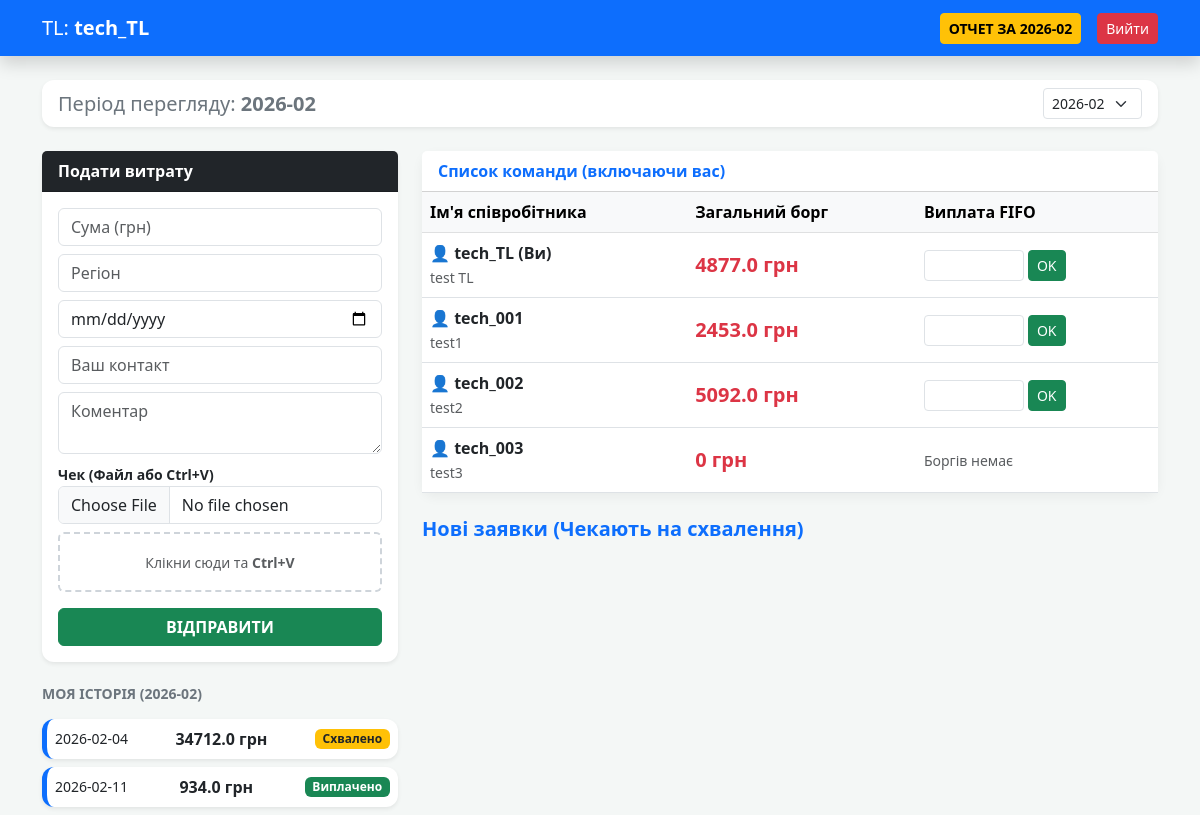
Page /dashboard (signed in) on the committed database.
### app.py (models this page shows, shortened)
class User(db.Model):
    id = db.Column(db.Integer, primary_key=True)
    username = db.Column(db.String(50), unique=True, nullable=False)
    password_hash = db.Column(db.String(128))
    role = db.Column(db.String(20))  # 'admin', 'teamlead', 'l1'
    card_number = db.Column(db.String(20))
    leader_id = db.Column(db.Integer, db.ForeignKey('user.id'))
    must_change_password = db.Column(db.Boolean, default=True)
    expenses = db.relationship('Expense', backref='owner', lazy=True)
    leader = db.relationship('User', remote_side=[id], backref='subordinates')

class Expense(db.Model):
    id = db.Column(db.Integer, primary_key=True)
    amount = db.Column(db.Float, nullable=False)
    remaining = db.Column(db.Float, nullable=False)
    region = db.Column(db.String(100))
    date = db.Column(db.String(20))  # YYYY-MM-DD
    month_year = db.Column(db.String(7))  # YYYY-MM
    comment = db.Column(db.Text)
    manager_contact = db.Column(db.String(100))
    receipt_img = db.Column(db.String(200))
    status = db.Column(db.String(20), default='Очікує')
    user_id = db.Column(db.Integer, db.ForeignKey('user.id'))

### app.py (the view)
@app.route('/dashboard')
def dashboard():
    if 'user_id' not in session: return redirect(url_for('login'))
    user = User.query.get(session['user_id'])
    now_month = datetime.now().strftime('%Y-%m')
    selected_month = request.args.get('month', now_month)
    all_months_raw = db.session.query(Expense.month_year).distinct().all()
    available_months = sorted([m[0] for m in all_months_raw if m[0]], reverse=True)
    if now_month not in available_months:
        available_months.insert(0, now_month)
    if user.role == 'admin':
        all_users = User.query.filter(User.role != 'admin').order_by(User.role.desc()).all()
        teamleads = User.query.filter_by(role='teamlead').all()
        return render_template('admin.html', users=all_users, teamleads=teamleads)
    if user.role == 'teamlead':
        subs = User.query.filter((User.leader_id == user.id) | (User.id == user.id)).all()
        pending = Expense.query.join(User).filter(
            ((User.leader_id == user.id) | (User.id == user.id)),
            Expense.status == 'Очікує'
        ).all()
        my_history = Expense.query.filter_by(user_id=user.id, month_year=selected_month).order_by(
            Expense.id.desc()).all()
        return render_template('teamlead.html',
                               subs=subs,
                               pending=pending,
                               my_expenses=my_history,
                               user=user,
                               months=available_months,
                               selected_month=selected_month)
    if user.role == 'l1':
        my_exps = Expense.query.filter_by(user_id=user.id, month_year=selected_month).order_by(Expense.id.desc()).all()
        return render_template('l1.html', expenses=my_exps, user=user, months=available_months,
                               selected_month=selected_month)

### templates/teamlead.html (shortened to what this page needs)
<!DOCTYPE html>
<html lang="uk">
<head>
    <link href="https://cdn.jsdelivr.net/npm/bootstrap@5.3.0/dist/css/bootstrap.min.css" rel="stylesheet">
</head>
<body>
<nav class="navbar navbar-expand-lg navbar-dark bg-primary mb-4 shadow">
    <div class="container">
        <span class="navbar-brand">TL: <strong>{{ user.username }}</strong></span>
        <div class="d-flex align-items-center">
            <a href="/export_excel?month={{ selected_month }}" class="btn btn-warning btn-sm me-3 fw-bold">ОТЧЕТ ЗА {{ selected_month }}</a>
            <a href="/logout" class="btn btn-danger btn-sm">Вийти</a>
        </div>
    </div>
</nav>
<div class="container">
    <div class="card mb-4 shadow-sm">
        <div class="card-body d-flex align-items-center justify-content-between py-2">
            <h5 class="mb-0 text-secondary">Період перегляду: <strong>{{ selected_month }}</strong></h5>
            <form action="/dashboard" method="GET" class="d-flex align-items-center gap-2">
                <select name="month" class="form-select form-select-sm w-auto shadow-none" onchange="this.form.submit()">
                    {% for m in months %}
                    <option value="{{ m }}" {% if selected_month == m %}selected{% endif %}>{{ m }}</option>
                    {% endfor %}
                </select>
            </form>
        </div>
    </div>
    <div class="row">
        <div class="col-lg-4">
            <div class="card mb-4 border-0 shadow-sm">
                <div class="card-header bg-dark text-white fw-bold">Подати витрату</div>
                <div class="card-body">
                    <form action="/add_expense" method="POST" enctype="multipart/form-data" id="expenseForm">
                        <input type="number" step="0.01" name="amount" class="form-control mb-2" placeholder="Сума (грн)" required>
                        <input type="text" name="region" class="form-control mb-2" placeholder="Регіон" required>
                        <input type="date" name="date" class="form-control mb-2" required>
                        <input type="text" name="manager_contact" class="form-control mb-2" placeholder="Ваш контакт" required>
                        <textarea name="comment" class="form-control mb-2" placeholder="Коментар"></textarea>
                        <div class="mb-3">
                            <label class="small fw-bold">Чек (Файл або Ctrl+V)</label>
                            <input type="file" name="receipt" id="receiptInput" class="form-control mb-2" required>
                            <div id="pasteArea" class="p-3 rounded text-center">
                                <small class="text-muted">Клікни сюди та <b>Ctrl+V</b></small>
                            </div>
                        </div>
                        <button type="submit" class="btn btn-success w-100 fw-bold">ВІДПРАВИТИ</button>
                    </form>
                </div>
            </div>
            <h5 class="fw-bold text-secondary mb-3 small">МОЯ ІСТОРІЯ ({{ selected_month }})</h5>
            {% for e in my_expenses %}
            <div class="card mb-2 p-2 border-0 shadow-sm border-left-primary">
                <div class="d-flex justify-content-between align-items-center">
                    <small>{{ e.date }}</small>
                    <strong>{{ e.amount }} грн</strong>
                    <span class="badge {% if e.status=='Виплачено' %}bg-success{% else %}bg-warning text-dark{% endif %} small">{{ e.status }}</span>
                </div>
            </div>
            {% endfor %}
        </div>
        <div class="col-lg-8">
            <div class="card mb-4">
                <div class="card-header bg-white fw-bold text-primary">Список команди (включаючи вас)</div>
                <div class="card-body p-0">
                    <table class="table align-middle mb-0">
                        <thead class="table-light">
                            <tr>
                                <th>Ім'я співробітника</th>
                                <th>Загальний борг</th>
                                <th>Виплата FIFO</th>
                            </tr>
                        </thead>
                        <tbody>
                            {% for s in subs %}
                            {% set total_debt = s.expenses | selectattr("status", "equalto", "Схвалено") | map(attribute="remaining") | sum %}
                            <tr>
                                <td>
                                    <a href="/user_history/{{ s.id }}" class="text-decoration-none fw-bold text-dark">
                                        👤 {{ s.username }} {% if s.id == user.id %}(Ви){% endif %}
                                    </a><br>
                                    <small class="text-muted">{{ s.card_number or 'Карта не вказана' }}</small>
                                </td>
                                <td><span class="fw-bold text-danger fs-5">{{ total_debt }} грн</span></td>
                                <td>
                                    {% if total_debt > 0 %}
                                    <form action="/pay_user/{{ s.id }}" method="POST" class="d-flex gap-1">
                                        <input type="number" step="0.01" name="pay_amount" max="{{ total_debt }}" class="form-control form-control-sm" style="width: 100px;" required>
                                        <button class="btn btn-sm btn-success">OK</button>
                                    </form>
                                    {% else %}
                                    <span class="text-muted small">Боргів немає</span>
                                    {% endif %}
                                </td>
                            </tr>
                            {% endfor %}
                        </tbody>
                    </table>
                </div>
            </div>
            <h5 class="fw-bold text-primary mb-3">Нові заявки (Чекають на схвалення)</h5>
        </div>
    </div>
</div>
</body>
</html>

### templates/teamlead.html (style rules this page uses)
:root { --primary-color: #0d6efd; }
body { background-color: #f4f7f6; font-family: 'Segoe UI', sans-serif; }
.card { border: none; border-radius: 12px; box-shadow: 0 4px 12px rgba(0,0,0,0.05); }
.border-left-primary { border-left: 5px solid var(--primary-color) !important; }
#pasteArea { border: 2px dashed #ced4da; cursor: pointer; background: #fff; transition: 0.3s; }

### rows in the picture
User: username "tech_TL", shows "(Ви)", card_number "test TL", total_debt "4877.0"
Expense: date "2026-02-04", amount "34712.0", status "Схвалено"
Expense: date "2026-02-11", amount "934.0", status "Виплачено"
User: username "tech_001", card_number "test1", total_debt "2453.0"
User: username "tech_002", card_number "test2", total_debt "5092.0"
User: username "tech_003", card_number "test3", total_debt "0", shows "Боргів немає"

### other values in the picture
{{ selected_month }} "2026-02"
form field month "2026-02"
